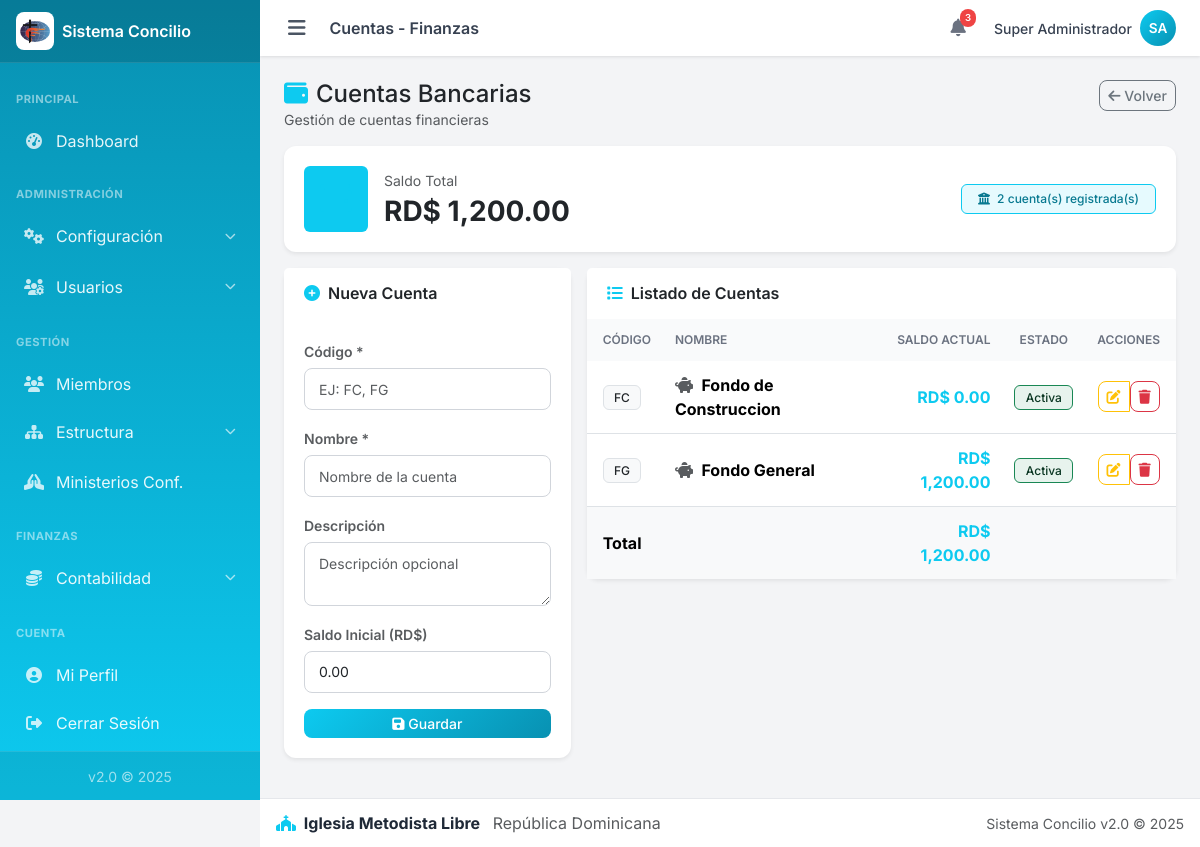
/admin/finanzas/cuentas.php?iglesia_id=40 (signed in), run on the app's committed database.
### tables this page shows
CREATE TABLE `fin_cuentas` (
  `id` int(11) NOT NULL,
  `id_iglesia` int(11) NOT NULL,
  `codigo` varchar(20) NOT NULL,
  `nombre` varchar(100) NOT NULL,
  `descripcion` text DEFAULT NULL,
  `saldo_inicial` decimal(12,2) DEFAULT 0.00,
  `saldo_actual` decimal(12,2) DEFAULT 0.00,
  `activo` tinyint(1) DEFAULT 1,
  `fecha_creacion` timestamp NOT NULL DEFAULT current_timestamp(),
  `fecha_actualizacion` timestamp NOT NULL DEFAULT current_timestamp() ON UPDATE current_timestamp()
);

### admin/finanzas/cuentas.php (the view, shortened to what this page needs)
<?php
require_once __DIR__ . '/../includes/header.php';
require_once __DIR__ . '/../../config/config.php';
if ($ROL_NOMBRE === 'super_admin') {
    $iglesia_id = (int)($_GET['iglesia_id'] ?? $_POST['iglesia_id'] ?? 0);
} else {
    $iglesia_id = $IGLESIA_ID;
}
$cuentas_array = [];
$total_general = 0;
if ($iglesia_id > 0) {
    $stmt = $conexion->prepare("SELECT * FROM fin_cuentas WHERE id_iglesia = ? ORDER BY nombre");
    $stmt->bind_param("i", $iglesia_id);
    $stmt->execute();
    $cuentas_array = $stmt->get_result()->fetch_all(MYSQLI_ASSOC);
    foreach ($cuentas_array as $c) {
        $total_general += (float)$c['saldo_actual'];
    }
}
$editar = null;
?>
<div class="row mb-3">
    <div class="col-md-8">
        <h1 class="h4 mb-0 text-dark"><i class="fas fa-wallet text-primary me-2"></i>Cuentas Bancarias</h1>
        <p class="text-muted small mb-0">Gestión de cuentas financieras</p>
    </div>
    <div class="col-md-4 text-end">
        <a href="index.php?iglesia_id=<?php echo $iglesia_id; ?>" class="btn btn-sm btn-outline-secondary">
            <i class="fas fa-arrow-left"></i> Volver
        </a>
    </div>
</div>
<?php if ($iglesia_id === 0): ?>
    <div class="alert alert-light border">
        <i class="fas fa-info-circle text-primary"></i> Seleccione una iglesia desde el <a href="index.php" class="alert-link">Dashboard</a>.
    </div>
<?php else: ?>
<div class="card border-0 shadow-sm mb-3">
    <div class="card-body">
        <div class="row align-items-center">
            <div class="col-md-6">
                <div class="d-flex align-items-center">
                    <div class="bg-primary bg-opacity-10 rounded p-3 me-3">
                        <i class="fas fa-wallet fa-2x text-primary"></i>
                    </div>
                    <div>
                        <p class="text-muted small mb-1">Saldo Total</p>
                        <h3 class="mb-0 fw-bold">RD$ <?php echo number_format($total_general, 2); ?></h3>
                    </div>
                </div>
            </div>
            <div class="col-md-6 text-md-end mt-3 mt-md-0">
                <span class="badge bg-info bg-opacity-10 text-info border border-info px-3 py-2">
                    <i class="fas fa-university me-1"></i> <?php echo count($cuentas_array); ?> cuenta(s) registrada(s)
                </span>
            </div>
        </div>
    </div>
</div>
<div class="row g-3">
    <div class="col-lg-4">
        <div class="card border-0 shadow-sm">
            <div class="card-header bg-white border-0 py-3">
                <h6 class="mb-0 fw-semibold">
                    <i class="fas fa-<?php echo $editar ? 'edit' : 'plus-circle'; ?> text-primary me-2"></i><?php echo $editar ? 'Editar' : 'Nueva'; ?> Cuenta
                </h6>
            </div>
            <div class="card-body">
                <form method="POST">
                    <div class="mb-3">
                        <label class="form-label small fw-semibold text-muted">Código *</label>
                        <input type="text" name="codigo" class="form-control form-control-sm text-uppercase" required maxlength="20"
                               value="<?php echo $editar ? htmlspecialchars($editar['codigo']) : ''; ?>"
                               placeholder="Ej: FC, FG">
                    </div>
                    <div class="mb-3">
                        <label class="form-label small fw-semibold text-muted">Nombre *</label>
                        <input type="text" name="nombre" class="form-control form-control-sm" required
                               value="<?php echo $editar ? htmlspecialchars($editar['nombre']) : ''; ?>"
                               placeholder="Nombre de la cuenta">
                    </div>
                    <div class="mb-3">
                        <label class="form-label small fw-semibold text-muted">Descripción</label>
                        <textarea name="descripcion" class="form-control form-control-sm" rows="2"
                                  placeholder="Descripción opcional"><?php echo $editar ? htmlspecialchars($editar['descripcion']) : ''; ?></textarea>
                    </div>
                <?php if (!$editar): ?>
                <div class="mb-3">
                    <label class="form-label small fw-semibold text-muted">Saldo Inicial (RD$)</label>
                    <input type="number" name="saldo_inicial" class="form-control form-control-sm" step="0.01" min="0" value="0.00">
                </div>
                <?php endif; ?>
                <div class="d-grid gap-2">
                    <button type="submit" class="btn btn-primary btn-sm">
                        <i class="fas fa-save"></i> <?php echo $editar ? 'Actualizar' : 'Guardar'; ?>
                    </button>
                </div>
            </form>
        </div>
    </div>
    </div>
    <div class="col-lg-8">
        <div class="card border-0 shadow-sm">
            <div class="card-header bg-white border-0 py-3">
                <h6 class="mb-0 fw-semibold">
                    <i class="fas fa-list text-primary me-2"></i>Listado de Cuentas
                </h6>
            </div>
            <div class="card-body p-0">
                <?php if (count($cuentas_array) > 0): ?>
                <div class="table-responsive">
                    <table class="table table-hover table-sm align-middle mb-0">
                        <thead class="table-light">
                            <tr>
                                <th class="border-0 ps-3">Código</th>
                                <th class="border-0">Nombre</th>
                                <th class="border-0 text-end">Saldo Actual</th>
                                <th class="border-0 text-center">Estado</th>
                                <th class="border-0 text-center pe-3">Acciones</th>
                            </tr>
                        </thead>
                        <tbody>
                            <?php foreach ($cuentas_array as $c): ?>
                            <tr>
                                <td class="ps-3"><span class="badge bg-light text-dark border"><?php echo htmlspecialchars($c['codigo']); ?></span></td>
                                <td>
                                    <i class="fas fa-piggy-bank text-muted me-1"></i>
                                    <strong><?php echo htmlspecialchars($c['nombre']); ?></strong>
                                </td>
                                <td class="text-end">
                                    <strong class="<?php echo (float)$c['saldo_actual'] >= 0 ? 'text-primary' : 'text-danger'; ?>">
                                        RD$ <?php echo number_format((float)$c['saldo_actual'], 2); ?>
                                    </strong>
                                </td>
                                <td class="text-center">
                                    <?php if ($c['activo']): ?>
                                    <span class="badge bg-success bg-opacity-10 text-success border border-success">Activa</span>
                                    <?php else: ?>
                                    <span class="badge bg-danger bg-opacity-10 text-danger border border-danger">Inactiva</span>
                                    <?php endif; ?>
                                </td>
                                <td class="text-center pe-3">
                                    <div class="btn-group btn-group-sm">
                                        <a href="?iglesia_id=<?php echo $iglesia_id; ?>&editar=<?php echo $c['id']; ?>"
                                           class="btn btn-outline-warning" title="Editar">
                                            <i class="fas fa-edit"></i>
                                        </a>
                                        <form method="POST" class="d-inline" onsubmit="return confirm('¿Eliminar esta cuenta?\n\nNOTA: Solo se puede eliminar si no tiene movimientos.');">
                                            <button type="submit" class="btn btn-outline-danger btn-sm" title="Eliminar">
                                                <i class="fas fa-trash"></i>
                                            </button>
                                        </form>
                                    </div>
                                </td>
                            </tr>
                            <?php endforeach; ?>
                        </tbody>
                        <tfoot class="table-light">
                            <tr>
                                <td colspan="2" class="fw-bold border-0 ps-3">Total</td>
                                <td class="text-end fw-bold border-0 text-primary">RD$ <?php echo number_format($total_general, 2); ?></td>
                                <td colspan="2" class="border-0"></td>
                            </tr>
                        </tfoot>
                    </table>
                </div>
                <?php endif; ?>
            </div>
        </div>
    </div>
</div>
<?php endif; ?>
<?php require_once __DIR__ . '/../includes/footer.php'; ?>

### css/custom.css (style rules this page uses)
:root { --primary: #0dcaf0; --primary-dark: #0891b2; --primary-light: #67e8f9; --primary-darker: #0e7490; --success: #10b981; --warning: #f59e0b; --danger: #ef4444; --info: #3b82f6; --gray-50: #f9fafb; --gray-100: #f3f4f6; --gray-200: #e5e7eb; --gray-300: #d1d5db; --gray-400: #9ca3af; --gray-500: #6b7280; --gray-600: #4b5563; --gray-700: #374151; --gray-800: #1f2937; --gray-900: #111827; --sidebar-width: 260px; --navbar-height: 56px; --footer-height: 50px; --shadow-sm: 0 1px 2px rgba(0, 0, 0, 0.05); --shadow: 0 1px 3px rgba(0, 0, 0, 0.1); --shadow-md: 0 4px 6px rgba(0, 0, 0, 0.1); --shadow-lg: 0 10px 15px rgba(0, 0, 0, 0.1); --font-family: 'Inter', -apple-system, BlinkMacSystemFont, sans-serif; }
* { box-sizing: border-box; }
html { scroll-behavior: smooth; -webkit-tap-highlight-color: transparent; }
body { font-family: var(--font-family); background: var(--gray-100); color: var(--gray-800); margin: 0; padding: 0; min-height: 100vh; }
.card { border: none; border-radius: 0.75rem; box-shadow: var(--shadow); background: #fff; margin-bottom: 1rem; }
.card-header { background: #fff; border-bottom: 1px solid var(--gray-200); padding: 1rem 1.25rem; font-weight: 600; border-radius: 0.75rem 0.75rem 0 0; }
.card-body { padding: 1.25rem; }
.table { margin-bottom: 0; }
.table thead th { background: var(--gray-50); border-bottom: 2px solid var(--gray-200); font-weight: 600; font-size: 0.75rem; text-transform: uppercase; color: var(--gray-500); padding: 0.75rem; }
.table td { padding: 0.75rem; vertical-align: middle; }
.btn { font-weight: 500; border-radius: 0.5rem; transition: all 0.2s ease; }
.btn-primary { background: linear-gradient(135deg, var(--primary) 0%, var(--primary-dark) 100%); border: none; }
.form-control, .form-select { border-radius: 0.5rem; border-color: var(--gray-300); padding: 0.6rem 0.875rem; }
.form-label { font-weight: 500; color: var(--gray-700); margin-bottom: 0.375rem; }
.badge { font-weight: 500; padding: 0.35rem 0.65rem; border-radius: 0.375rem; }
.badge.bg-success.bg-opacity-10 { background-color: rgba(25, 135, 84, 0.1) !important; color: #0a3622 !important; border: 1px solid #198754; }
.badge.bg-info.bg-opacity-10 { background-color: rgba(13, 202, 240, 0.1) !important; color: #087990 !important; border: 1px solid #0dcaf0; }
.text-primary { color: var(--primary) !important; }
.bg-primary { background-color: var(--primary) !important; }
body { overscroll-behavior-y: contain; }
.btn, .nav-link, .card[class*="bg-"] a { -webkit-user-select: none; user-select: none; -webkit-tap-highlight-color: transparent; }

### data on the page
fin_cuentas: codigo "FC", nombre "Fondo de Construccion", saldo_actual "0.00", activo "Activa"
fin_cuentas: codigo "FG", nombre "Fondo General", saldo_actual "1,200.00", activo "Activa"

### other printed values
$titulo_pagina "Cuentas - Finanzas"
$USUARIO_NOMBRE "Super Administrador"
$iniciales "SA"
$total_general "1,200.00"
count($cuentas_array) "2"
